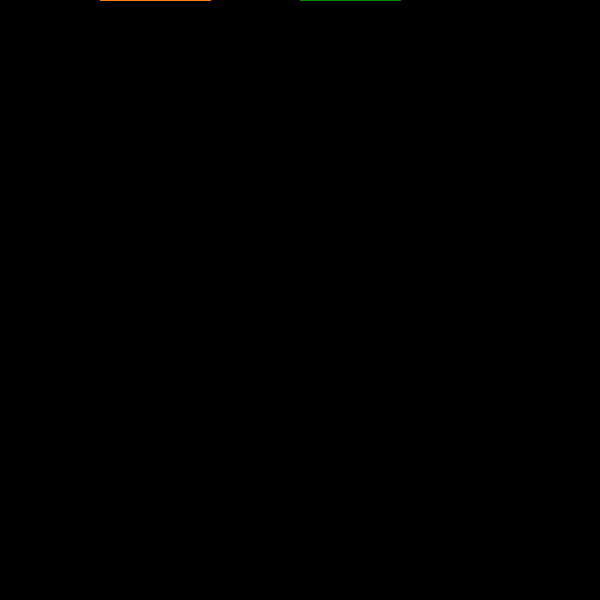
Frame 1 (no input)
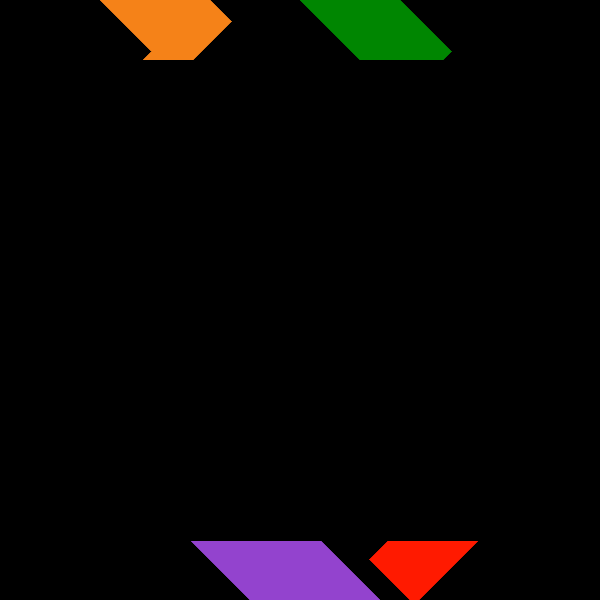
Frame 60 (the mouse pressed at the canvas centre just before this capture)
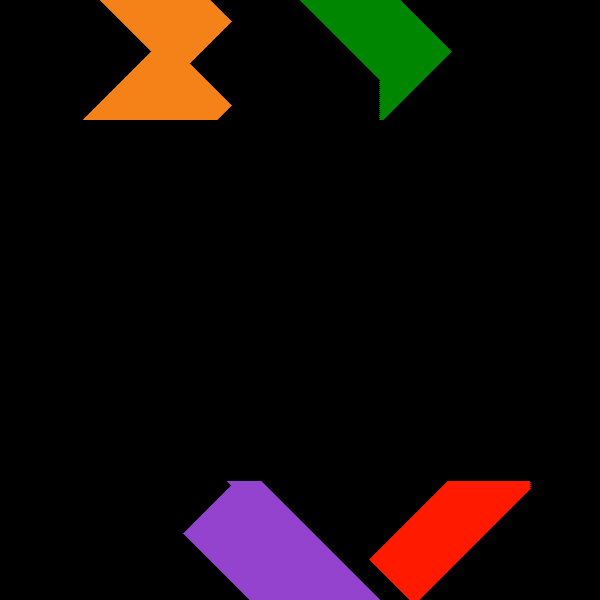
Frame 120 (the mouse held since frame 60 and released just before this capture)

The Processing sketch that drew these frames (run headless with seeded random() and noise(); from frame 60 on, the mouse is pressed at the canvas centre):

// Processing sketch: processing_39136
// ── processing_39136.pde

//leah dubuc motion homework

//int 
int x;
int y;
int x2;
int y2;
int x3;
int y3;
int x4;
int y4;
int x5;
int y5;
int x6;
int y6;
int x7;
int y7;
int x8;
int y8;
int directionX;
int directionY;
int directionX2;
int directionY2;
int directionX3;
int directionY3;
int directionX4;
int directionY4;
int directionX5;
int directionY5;
int directionX6;
int directionY6;
int directionX7;
int directionY7;
int directionX8;
int directionY8;

void setup() {
  size(600, 600);
  smooth();
  background(0, 0, 0);
  x = 100;
  y = 0;
  x2 = 210;
  y2 = 0;
  x3 = 250;
  y3 = 600;
  x4 = 380;
  y4 = 600;
  x5 = 300;
  y5 = 0;
  x6 = 400;
  y6 = 0;
  x7 = 410;
  y7 = 600;
  x8 = 420;
  y8 = 600;
  directionX = 1;
  directionY = 1;
  directionX2 = 1;
  directionY2 = 1;
  directionX3 = -1;
  directionY3 = -1;
  directionX4 = -1;
  directionY4 = -1;
  directionX5 = 1;
  directionY5 = 1;
  directionX6 = 1;
  directionY6 = 1;
  directionX7 = -1;
  directionY7 = -1;
  directionX8 = -1;
  directionY8 = -1;

}


void draw() {
  stroke(245, 130, 24);
  fill(245, 130, 24);
  smooth();
  beginShape();
    vertex(x, y);
    vertex(x2, y2);
  endShape();
    
stroke(147,67,206);
fill(147,67,206);
  beginShape();
    vertex(x3,y3);
    vertex(x4,y4);
  endShape();
  
stroke(0,134,1);
fill (1,134,1);
  beginShape();
     vertex(x5,y5);
     vertex(x6,y6);
  endShape();  
  
stroke(255,26,0);
fill(255,26,0);
  beginShape();
    vertex(x7,y7);
    vertex(x8,y8);
  endShape();
  
  x+= directionX;
  y+= directionY;
  x2+= directionX2;
  y2+= directionY2;
  x3+= directionX3;
  y3+= directionY3;
  x4+= directionX4;
  y4+= directionY4;
  x5+= directionX5;
  y5+= directionY5;
  x6+= directionX6;
  y6+= directionY6;
  x7+= directionX7;
  y7+= directionY7;
  x8+= directionX8;
  y8+= directionY8;
  
  
  if(x > 150){
  directionX= -1;}
  
  if(x < 50){
  directionX= 1;}
  
  if(x2 > 230){
  directionX2= -1;}
  
  if(x2 < 190){
  directionX2= 1;}
  
  if(x3 < 184){
  directionX3= 1;}
  
  if(x3 > 230){
  directionX3= -1;}
  
  if(x4 < 230){
  directionX4= 1;}
  
  if(x4 > 320){
  directionX4= -1;}
  
  if(x5 > 250){
  directionX5= -1;}
  
  if(x5 < 380){
  directionX5= 1;}
  
  if(x6 > 450){
  directionX6= -1;}
  
  if(x6 < 350){
  directionX6= 1;}
  
  if(x7 > 470){
  directionX7= -1;}
  
  if(x7 < 370){
  directionX7= 1;}

  if(x8 > 450){
  directionX8= -1;}
 
  if(x8 < 530){
  directionX8= 1;} 
    
  println("x:"+mouseX + "y:" +mouseY);
}
